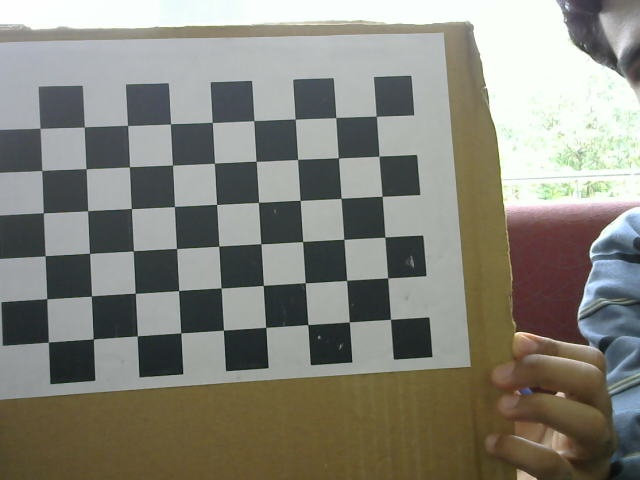
//> input picture git_opencv/opencvprojects-master/opencvfiles/pics/left02.jpg, 640 x 480 px
$ ./Disparity2 pics/left02.jpg pics/left03.jpg pics/left03.jpg   (built with g++ and OpenCV 4, older OpenCV classes emulated)
//> lines starting //> are read from the running program, lines starting //| are printed output that depends on the picture; pictures that were not available may be replaced by others from this repository, and a replacement may not be noted
#include "opencv2/core/core.hpp"
#include "opencv2/calib3d/calib3d.hpp"
#include <opencv2/highgui/highgui.hpp>
#include <opencv2/imgproc/imgproc.hpp>
#include "opencv2/contrib/contrib.hpp"
#include <stdio.h>
#include <string.h>
using namespace cv;
using namespace std;int main(int argc, char* argv[])
{
Mat img1, img2, g1, g2;
Mat disp, disp8;
char* method = argv[3];
img1 = imread(argv[1]);
//> img1 is the input picture: 480 rows x 640 cols, CV_8UC3; mean B, G, R 122.7, 132.1, 133
img2 = imread(argv[2]);
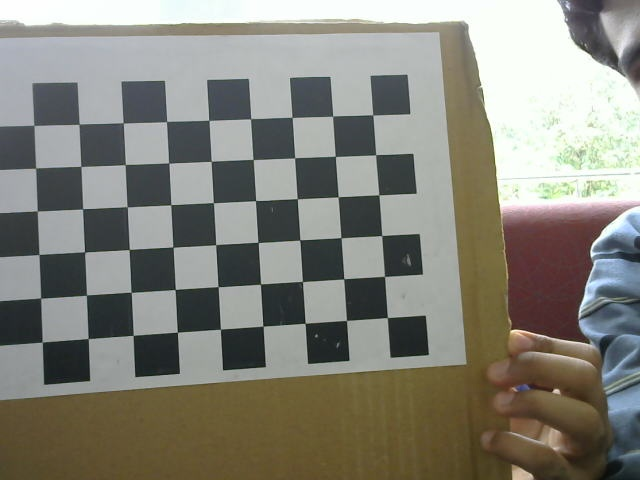
//> input picture git_opencv/opencvprojects-master/opencvfiles/pics/left03.jpg, 640 x 480 px
//> img2 is the input picture: 480 rows x 640 cols, CV_8UC3; mean B, G, R 122.2, 131.6, 132.6
img1 = imread("img1.bmp");
img2 = imread("img2.bmp");
cvtColor(img1, g1, CV_BGR2GRAY);
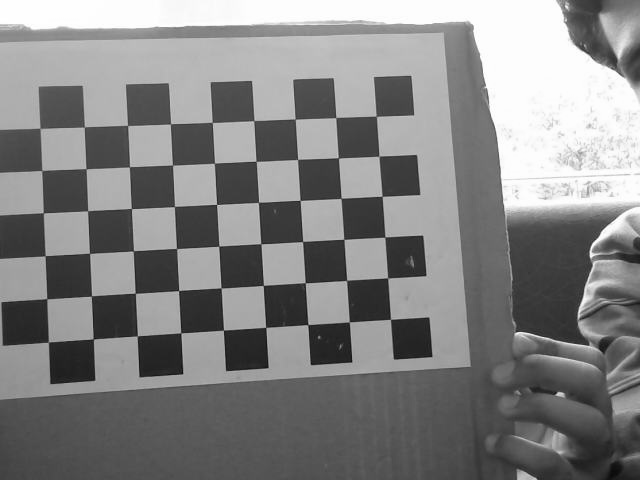
//> g1: 480 rows x 640 cols, CV_8UC1; min 10, max 255, mean 131.4
cvtColor(img2, g2, CV_BGR2GRAY);
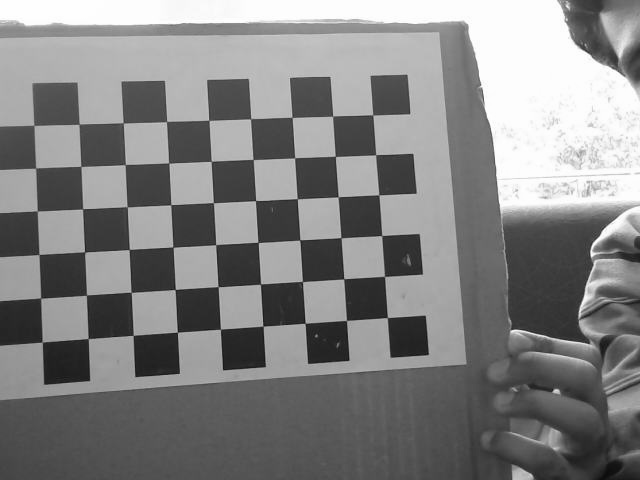
//> g2: 480 rows x 640 cols, CV_8UC1; min 12, max 255, mean 130.9
if (!(strcmp(method, "BM")))
{
   StereoBM sbm;
   sbm.state->SADWindowSize = 21;
   sbm.state->numberOfDisparities = 80;
   sbm.state->preFilterSize = 5;
   sbm.state->preFilterCap = 61;
   sbm.state->minDisparity = -39;
   sbm.state->textureThreshold = 507;
   sbm.state->uniquenessRatio = 0;
   sbm.state->speckleWindowSize = 0;
   sbm.state->speckleRange = 8;
   sbm.state->disp12MaxDiff = 1;
   sbm(g1, g2, disp);
}
else if (!(strcmp(method, "SGBM")))
{
   StereoSGBM sbm;
   sbm.SADWindowSize = 3;
   sbm.numberOfDisparities = 80;
   sbm.preFilterCap = 63;
   sbm.minDisparity = -39;
   sbm.uniquenessRatio = 10;
   sbm.speckleWindowSize = 100;
   sbm.speckleRange = 32;
   sbm.disp12MaxDiff = 1;
   sbm.fullDP = true;
   sbm.P1 = 216;
   sbm.P2 = 864;
   sbm(g1, g2, disp);
}
normalize(disp, disp8, 0, 255, CV_MINMAX, CV_8U);imshow("left", img1);
imshow("right", img2);
//> (the run ends here: the program stops with an error, at `imshow("disp", disp8);waitKey(0);return(0);`)
